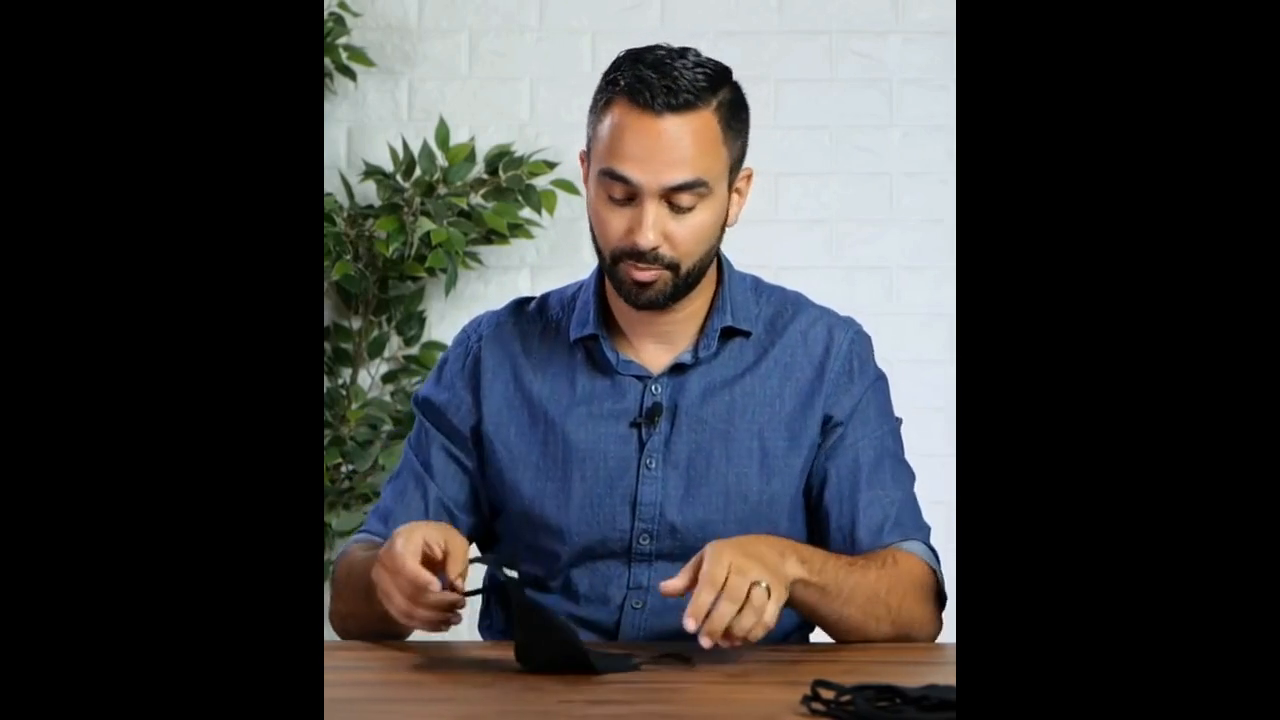
#> input picture frame 45 of video.mp4, 1280 x 720 px
$ jupyter execute --allow-errors 1.ipynb
#> lines starting #> are read from the running program, lines starting #| are printed output that depends on the picture; after the words box and inside, x2 and y2 are one past the last pixel; in counts of white or black regions, pixels touching at a corner belong together
[cell 1]
import cv2
import matplotlib.pyplot as plt

[cell 2]
img = cv2.imread('test.jpg')

#> (a cell that did not finish here is left out)

#> (a cell that did not finish here is left out)

#> (a cell that did not finish here is left out)

[cell 6]
face_cas = cv2.CascadeClassifier('haarcascade_frontalface_default.xml')
face_cas

#> (a cell that did not finish here is left out)

#> (a cell that did not finish here is left out)

#> (a cell that did not finish here is left out)

#> (a cell that did not finish here is left out)

[cell 11]
video = cv2.VideoCapture('video.mp4')
while True:
    success,img = video.read()
#> img is the input picture: shape (720, 1280, 3); mean B, G, R 60.6, 59.1, 58.9
    if not success:
        print("End of video")
        break
    gray = cv2.cvtColor(img,cv2.COLOR_BGR2GRAY)
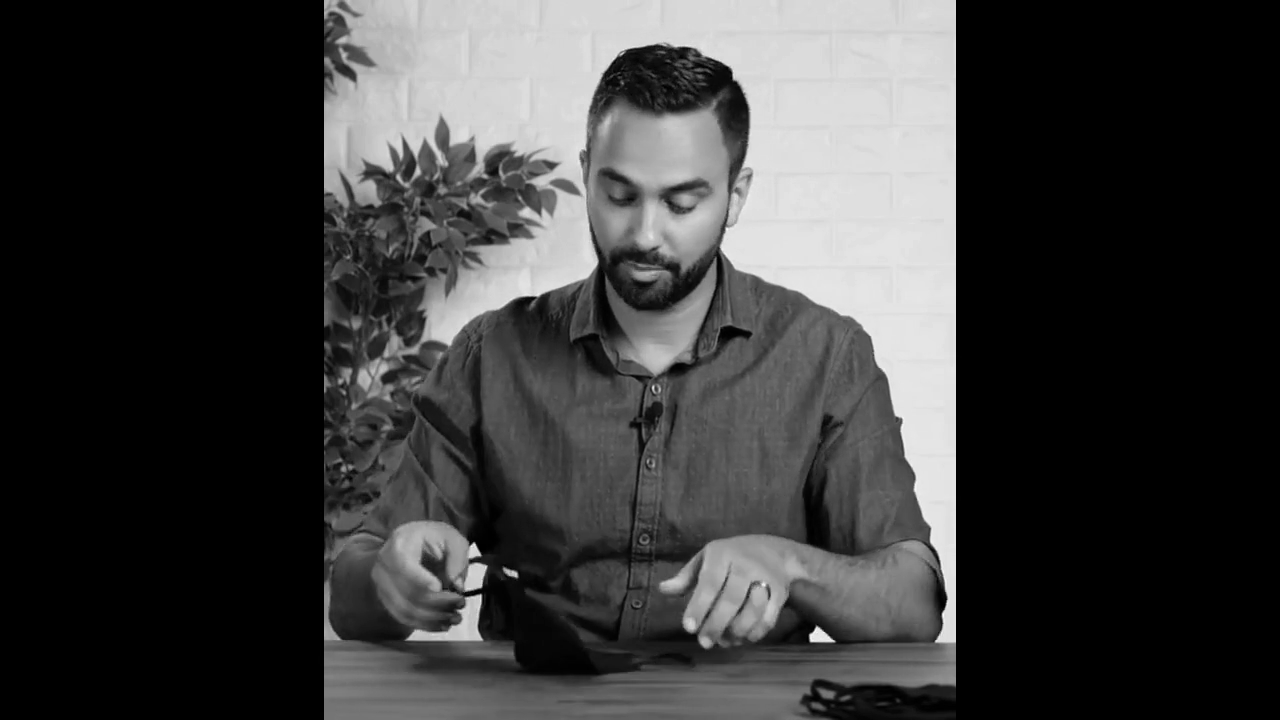
#> gray: shape (720, 1280); min 0, max 251, mean 59.2
    faces = face_cas.detectMultiScale(gray,minNeighbors=10)
#> faces = [[558, 129, 180, 180]]
    for x,y,w,h in faces:
        cv2.rectangle(img,(x,y),(x+w,y+h),(0,0,255),5)
#> this loop made 1 pass
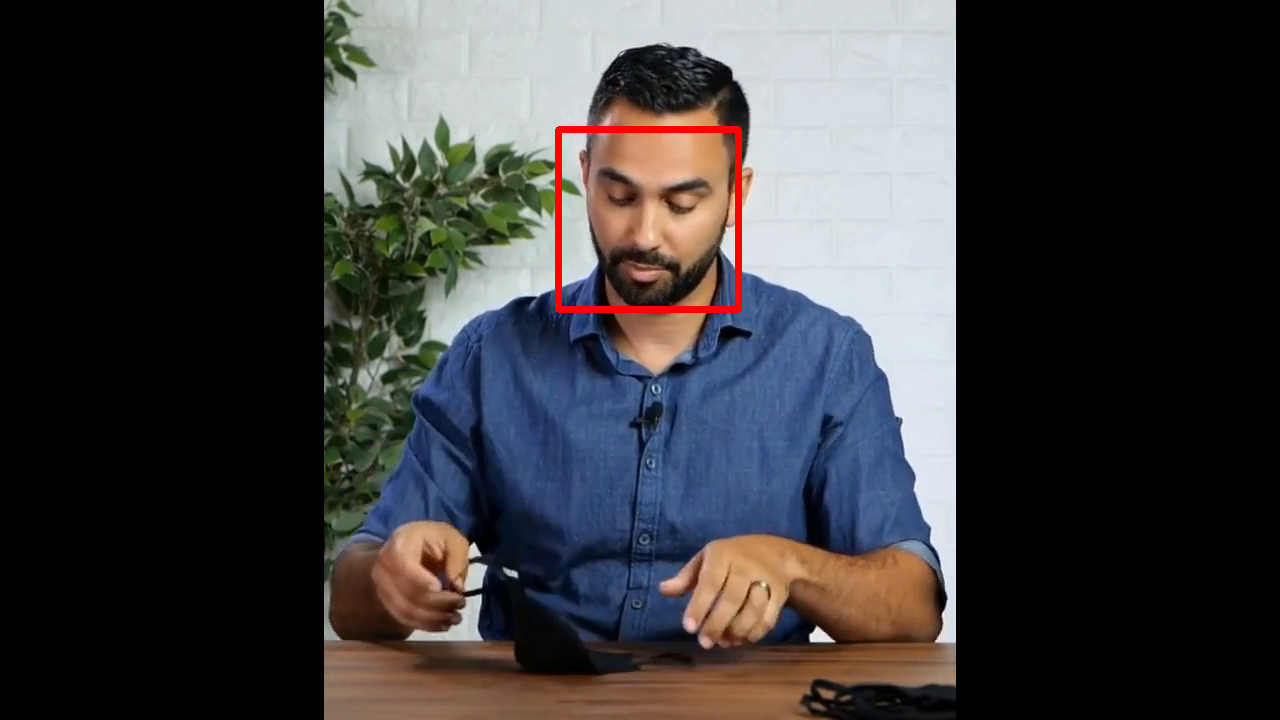
#> img: shape (720, 1280, 3); 0.54% of pixels changed, all inside (x1, y1, x2, y2) = (555, 126, 742, 313)
    cv2.imshow("Image",img)
    if cv2.waitKey(1) & 0XFF==113:
#> (key q is pressed here)
        break
video.release()
cv2.destroyAllWindows()

[cell 12]
ord('q')

[cell 13]
video = cv2.VideoCapture(0)
while True:
    success,img = video.read()
    gray = cv2.cvtColor(img,cv2.COLOR_BGR2GRAY)
    faces = face_cas.detectMultiScale(gray,minNeighbors=10)
    for x,y,w,h in faces:
        cv2.rectangle(img,(x,y),(x+w,y+h),(0,0,255),5)
    cv2.imshow("Image",img)
    if cv2.waitKey(1) & 0XFF==113:
#> (key q is pressed here)
        break
video.release()
cv2.destroyAllWindows()

$ run again, starting later in the video
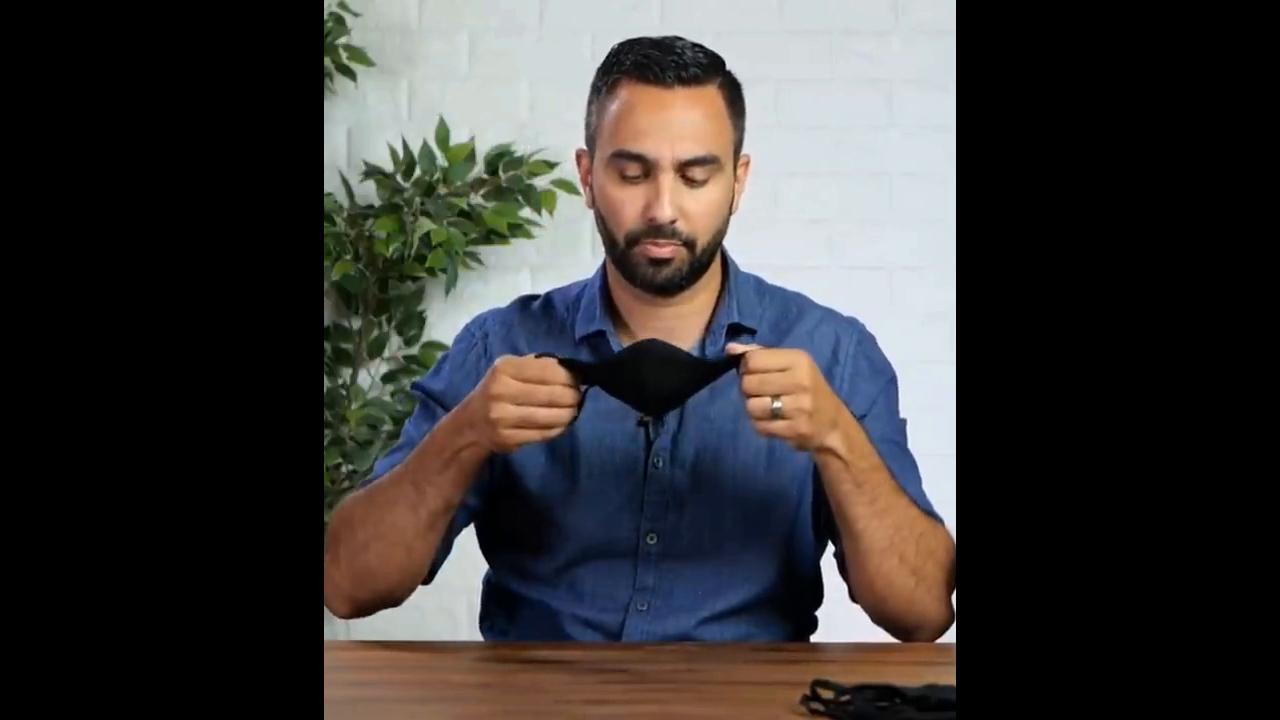
#> input picture frame 202 of video.mp4, 1280 x 720 px
#> img is the input picture: shape (720, 1280, 3); mean B, G, R 56.9, 57.9, 60.4
#> `gray = cv2.cvtColor(img,cv2.COLOR_BGR2GRAY)`:
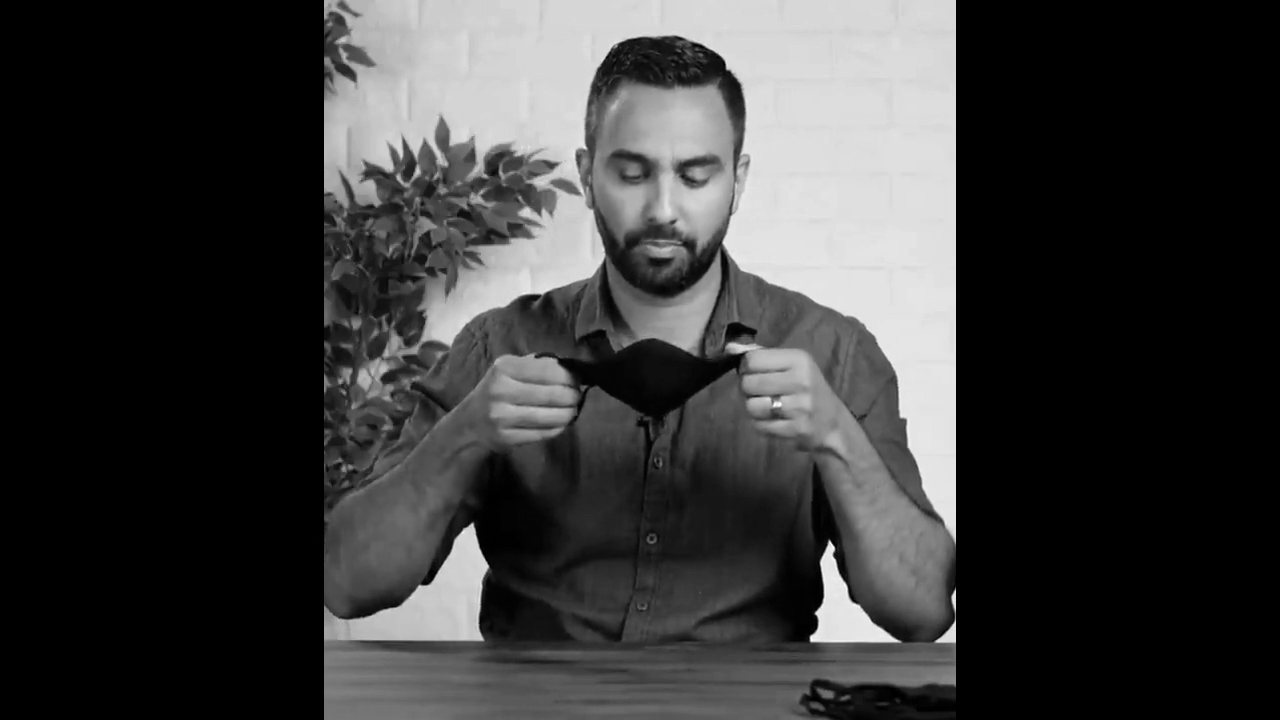
#> gray: shape (720, 1280); min 0, max 255, mean 58.5
#> faces = [[567, 98, 191, 191]]
#> the loop `for x,y,w,h in faces:` made 1 pass
#> after the loop `for x,y,w,h in faces:`:
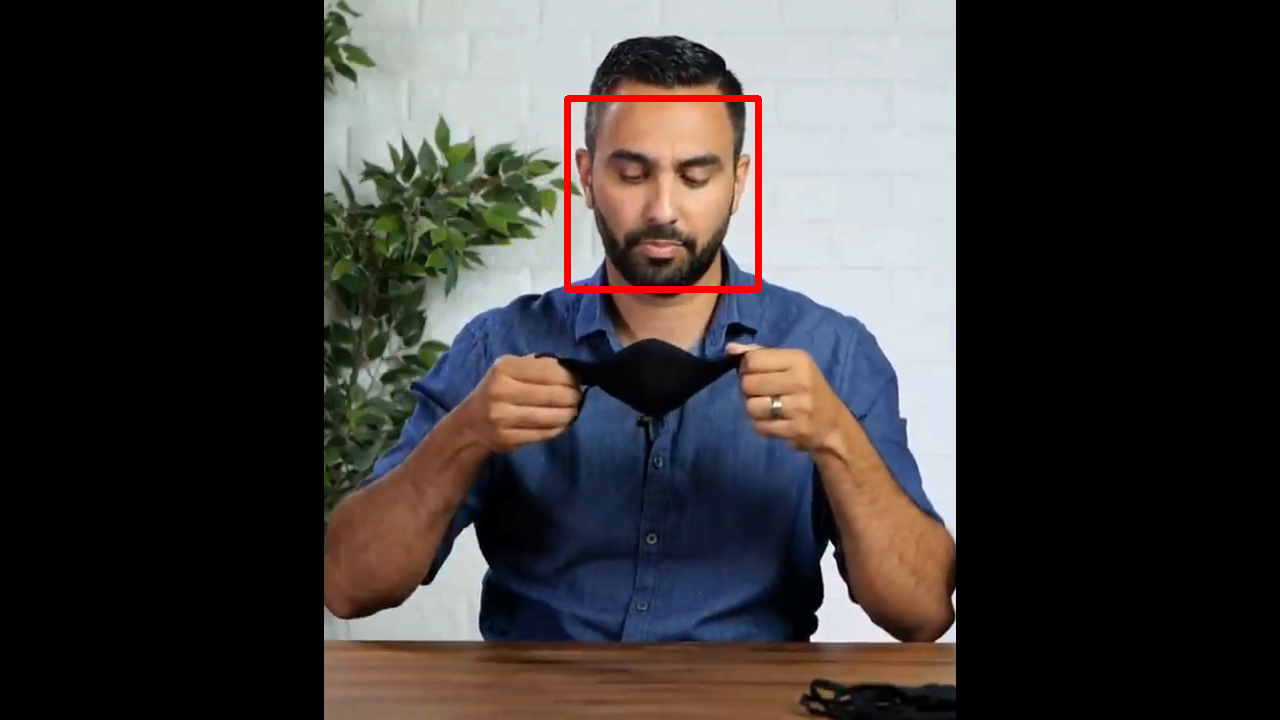
#> img: shape (720, 1280, 3); 0.58% of pixels changed, all inside (x1, y1, x2, y2) = (564, 95, 762, 293)

$ run again, starting later in the video
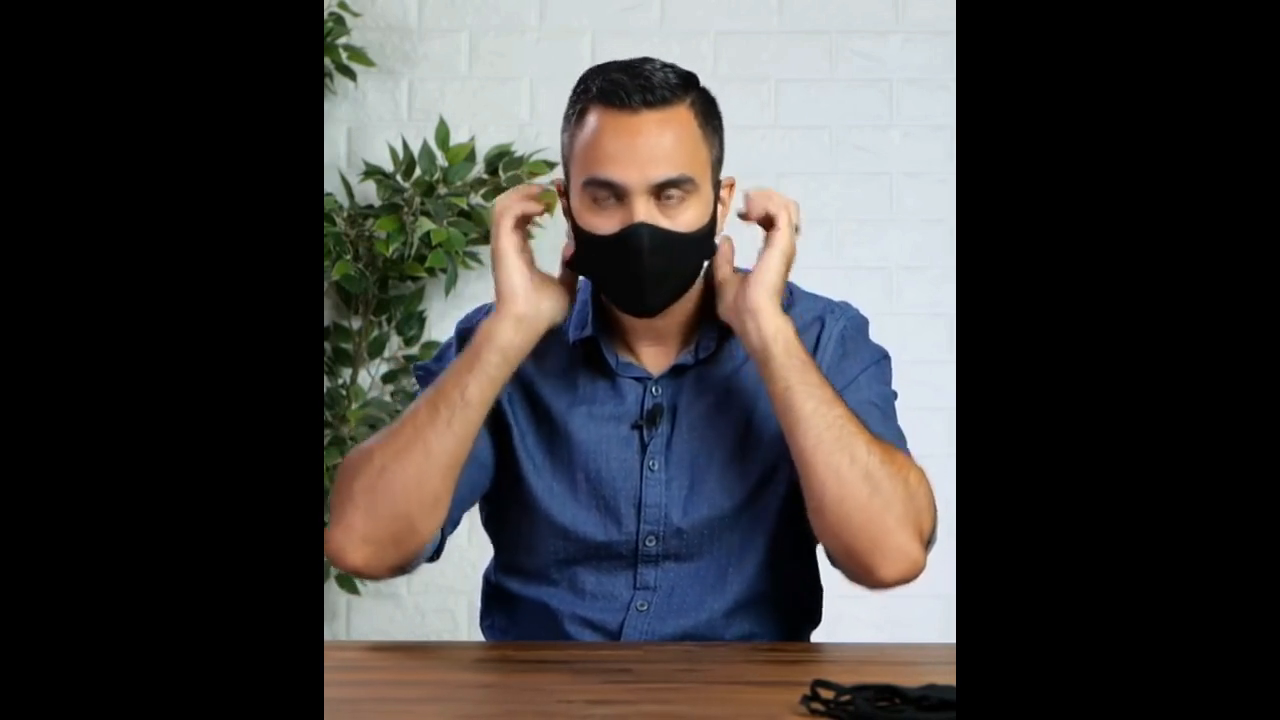
#> input picture frame 360 of video.mp4, 1280 x 720 px
#> img is the input picture: shape (720, 1280, 3); mean B, G, R 60.4, 61.3, 63.8
#> `gray = cv2.cvtColor(img,cv2.COLOR_BGR2GRAY)`:
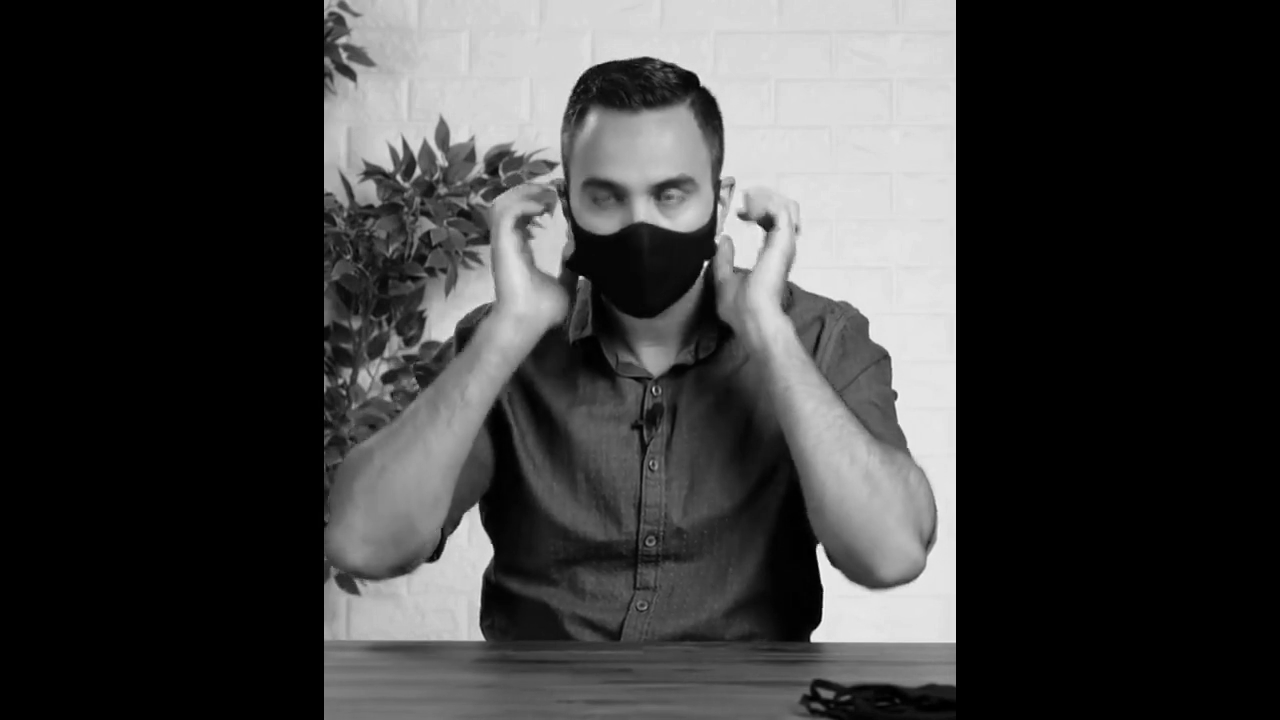
#> gray: shape (720, 1280); min 0, max 248, mean 61.9
#> faces = [[544, 120, 188, 188]]
#> the loop `for x,y,w,h in faces:` made 1 pass
#> after the loop `for x,y,w,h in faces:`:
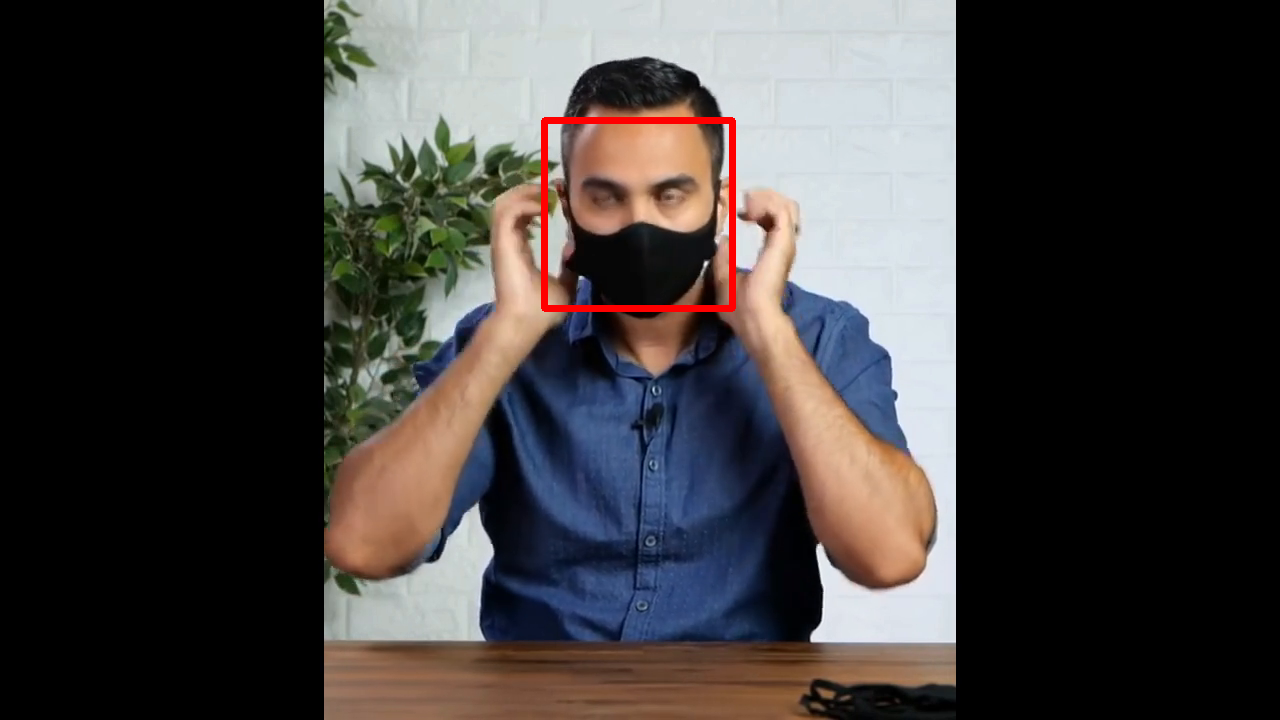
#> img: shape (720, 1280, 3); 0.57% of pixels changed, all inside (x1, y1, x2, y2) = (541, 117, 736, 312)
